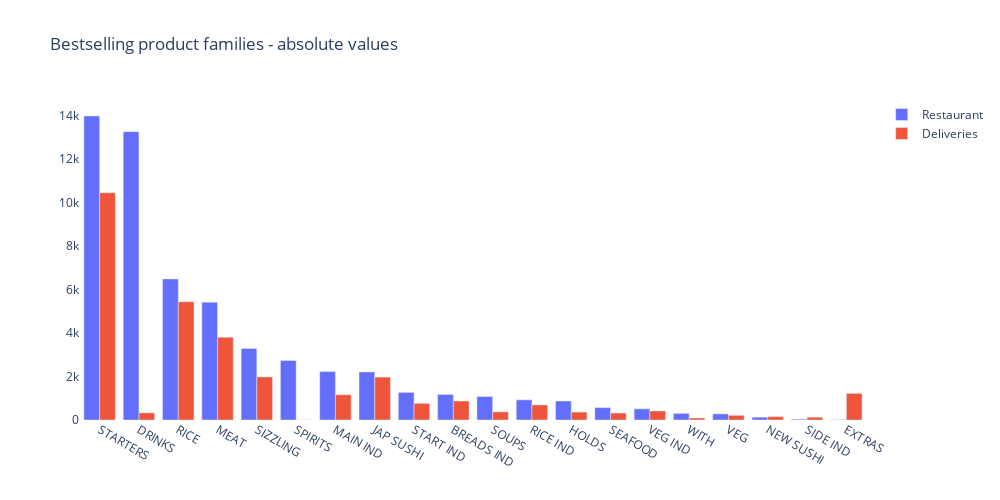

This figure's notebook cell:
### Markdown cell above
### Explore product family popularity in restaurants and deliveries

### Code cell
#ProductFamily Consumption in restaurant 
pf_rest= df[df.IsDelivery == 0][["ProductFamily","Qty"]].groupby(["ProductFamily"]).sum().sort_values(by = "Qty", ascending = False).reset_index() 

#ProductFamily Consumption in deliveries excluding delivery charges
pf_deli= df[df.ProductDesignation != "DELIVERY CHARGE"][df.IsDelivery == 1][["ProductFamily","Qty"]].groupby(["ProductFamily"]).sum().sort_values(by = "Qty", ascending = False).reset_index() 

pf_group = pf_rest.merge(pf_deli, left_on= "ProductFamily", right_on="ProductFamily" ) 
 
fig = go.Figure(data=[ 
    go.Bar(name='Restaurant', x=pf_group['ProductFamily'], y=pf_group['Qty_x']), 
    go.Bar(name='Deliveries', x=pf_group['ProductFamily'], y=pf_group['Qty_y']) 
]) 

# Change the bar mode 
fig.update_layout(barmode="group",height=500, width=1000, title_text="Bestselling product families - absolute values", plot_bgcolor="white")
fig.show()

### Figure 1 — Plotly figure (JSON) as saved in the notebook; plotly's stock layout.template omitted (floating-point values rounded to 4 significant figures)
{"data": [{"name": "Restaurant", "type": "bar", "x": ["STARTERS", "DRINKS", "RICE", "MEAT", "SIZZLING", "SPIRITS", "MAIN IND", "JAP SUSHI", "START IND", "BREADS IND", "SOUPS", "RICE IND", "HOLDS", "SEAFOOD", "VEG IND", "WITH", "VEG", "NEW SUSHI", "SIDE IND", "EXTRAS"], "y": [13982, 13263, 6488, 5418, 3288, 2736, 2226, 2209, 1269, 1174, 1080, 927, 873, 570, 513, 304, 279, 130, 38, 13]}, {"name": "Deliveries", "type": "bar", "x": ["STARTERS", "DRINKS", "RICE", "MEAT", "SIZZLING", "SPIRITS", "MAIN IND", "JAP SUSHI", "START IND", "BREADS IND", "SOUPS", "RICE IND", "HOLDS", "SEAFOOD", "VEG IND", "WITH", "VEG", "NEW SUSHI", "SIDE IND", "EXTRAS"], "y": [10449, 329, 5440, 3808, 1981, 5, 1163, 1974, 764, 873, 376, 694, 364, 319, 416, 93, 215, 156, 129, 1224]}], "layout": {"barmode": "group", "height": 500, "plot_bgcolor": "white", "title": {"text": "Bestselling product families - absolute values"}, "width": 1000}}
